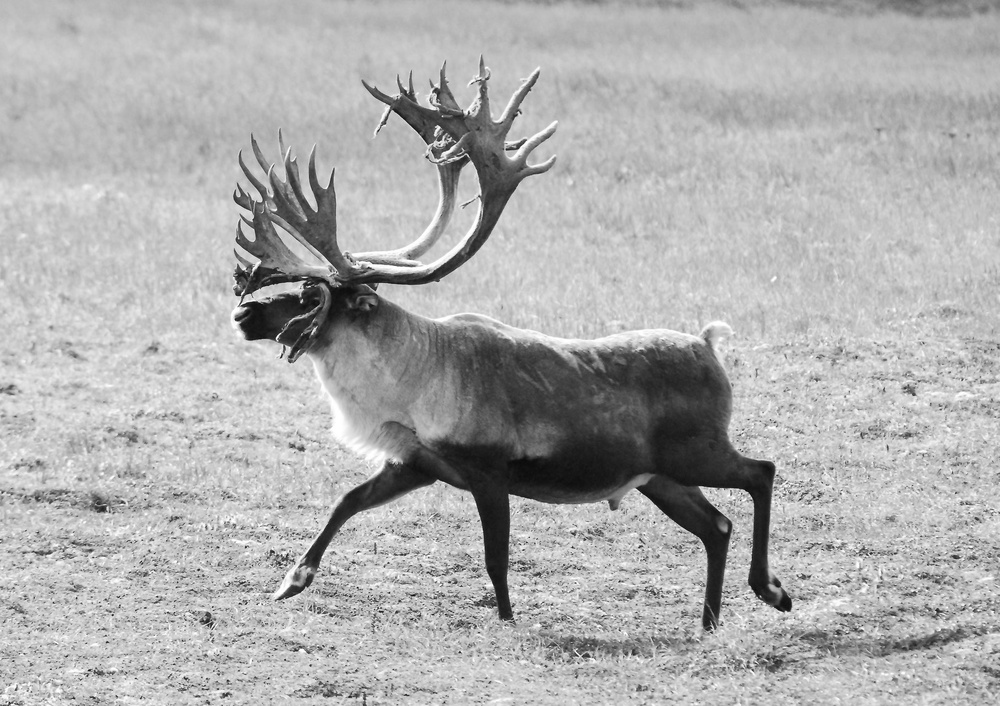
#> input picture Image Processing With Python/Chapter 003 Image Display/_images/caribou.jpg, 1000 x 706 px, shrunk from 2400 x 1694 before the run
$ jupyter execute '3.2 The imshow Function.ipynb'
#> lines starting #> are read from the running program, lines starting #| are printed output that depends on the picture; after the words box and inside, x2 and y2 are one past the last pixel; in counts of white or black regions, pixels touching at a corner belong together
## Grayscale Images

[cell 1]
import skimage.io as io

img = io.imread('_images/caribou.jpg')
#> img is the input picture: shape (706, 1000); min 4, max 255, mean 174.2

### Convert into ``double``

[cell 2]
img_d1 = img.astype(float)

[cell 3]
import skimage as sk

[cell 4]
img_d2 = sk.util.img_as_float(img)

### Check the data type differences of the images

[cell 5]
img.dtype, img_d1.dtype, img_d2.dtype

### Display the images

[cell 6]
io.imshow(img)

[cell 7]
io.imshow(img_d1)

[cell 8]
io.imshow(img_d2)

[cell 9]
io.imshow(img/512.0)
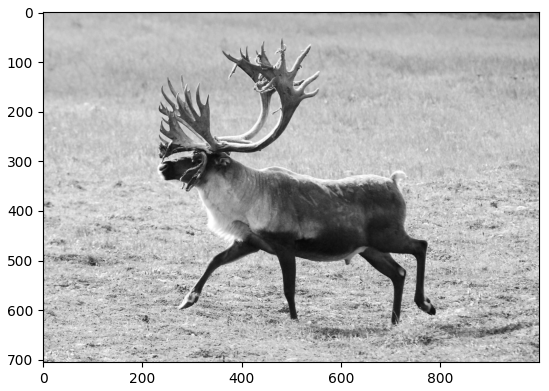
#> figure drawn by matplotlib, 1 panel

[cell 10]
io.imshow(img/128.0)

[cell 11]
io.imshow(img/2.0, vmin=0, vmax=255)
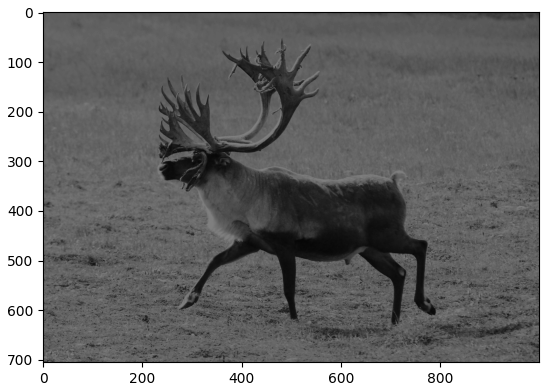
#> figure drawn by matplotlib, 1 panel

[cell 12]
io.imshow(img/6.0, vmin=0, vmax=255)
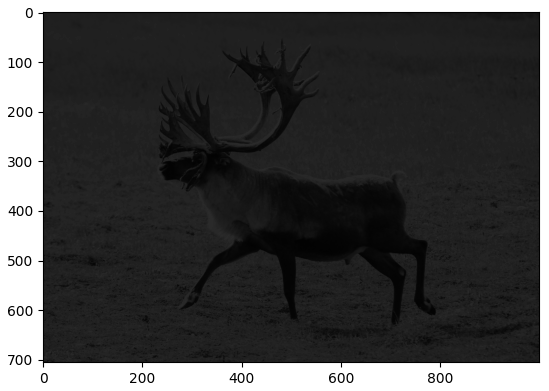
#> figure drawn by matplotlib, 1 panel

[cell 13]
io.imshow(img/0.2, vmin=0, vmax=255)
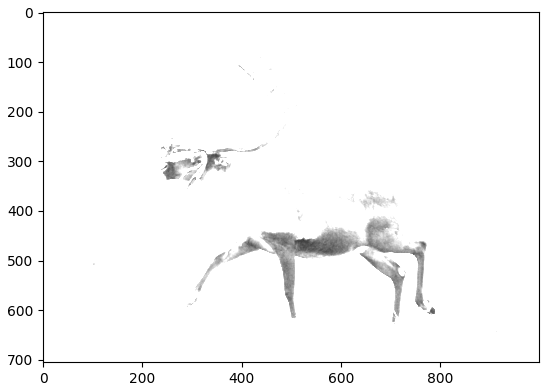
#> figure drawn by matplotlib, 1 panel

## Binary images

### Converting into logical/binary image

[cell 14]
img_b = img > 150
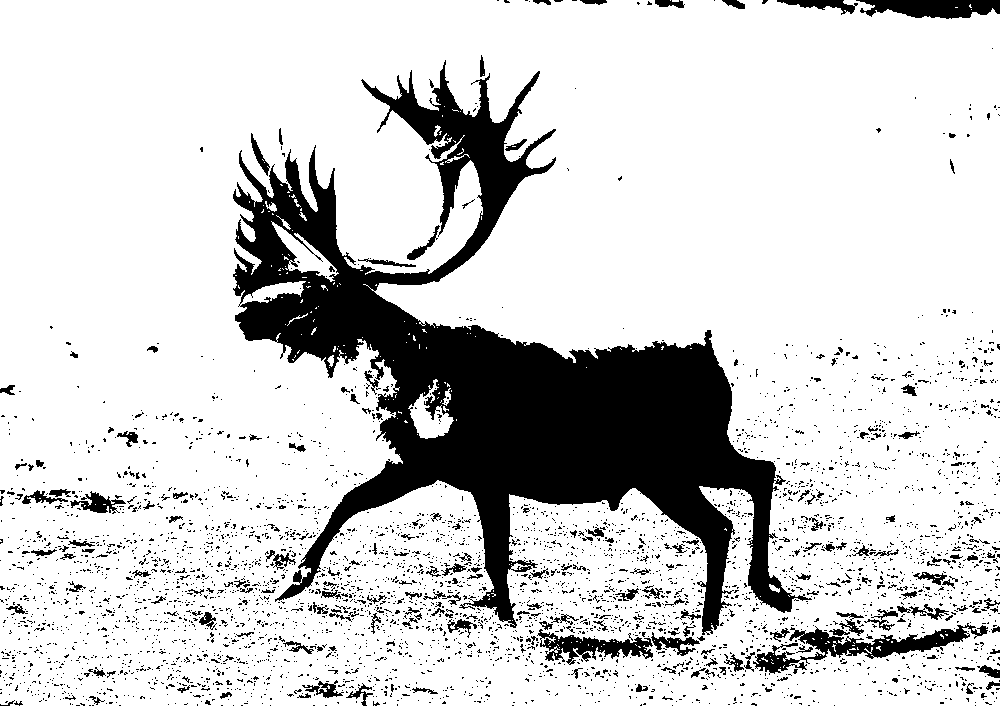
#> img_b: shape (706, 1000) bool; 81.7% white; 4169 black regions (3948 under 20 px), largest, box (x1, y1, x2, y2) and area: (233, 60, 812, 635) 95268, (753, 623, 988, 675) 3353, (856, 0, 1000, 19) 1999
img_b.dtype

[cell 15]
io.imshow(img_b)

[cell 16]
img_b = sk.util.img_as_ubyte(img_b)
io.imshow(img_b)

[cell 17]
import numpy as np

[cell 18]
img_b = np.uint8(img_b * 255)
io.imshow(img_b)

[cell 19]
img_b = sk.util.img_as_bool(img)
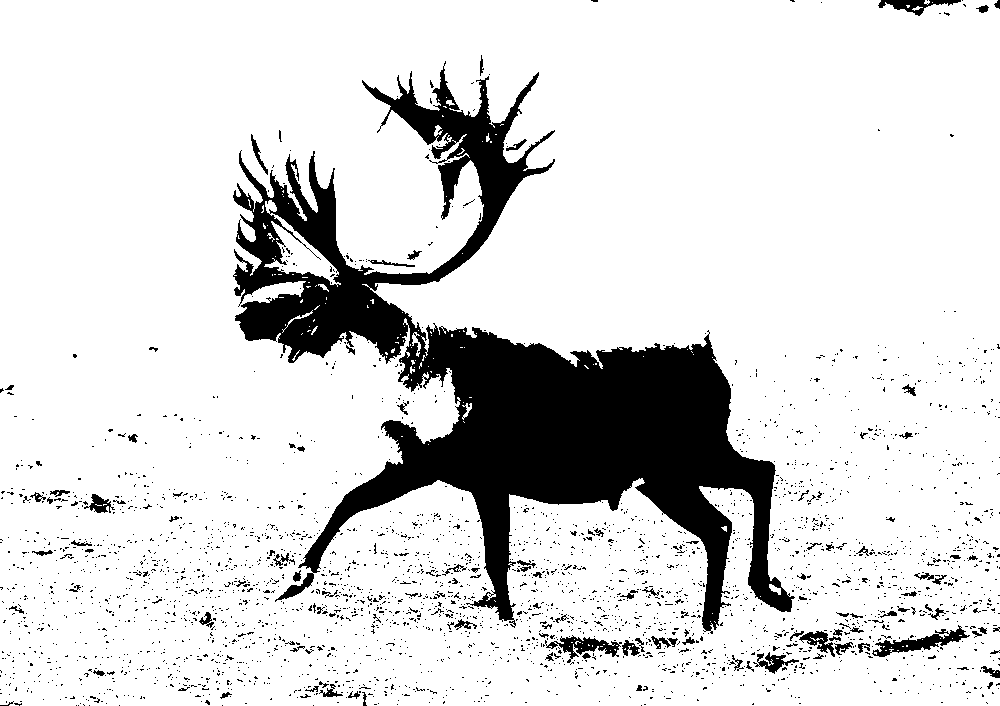
#> img_b: shape (706, 1000) bool; 85.4% white; 2997 black regions (2878 under 20 px), largest, box (x1, y1, x2, y2) and area: (233, 61, 795, 634) 86795, (872, 625, 970, 657) 987, (545, 635, 622, 663) 767
io.imshow(img_b)
